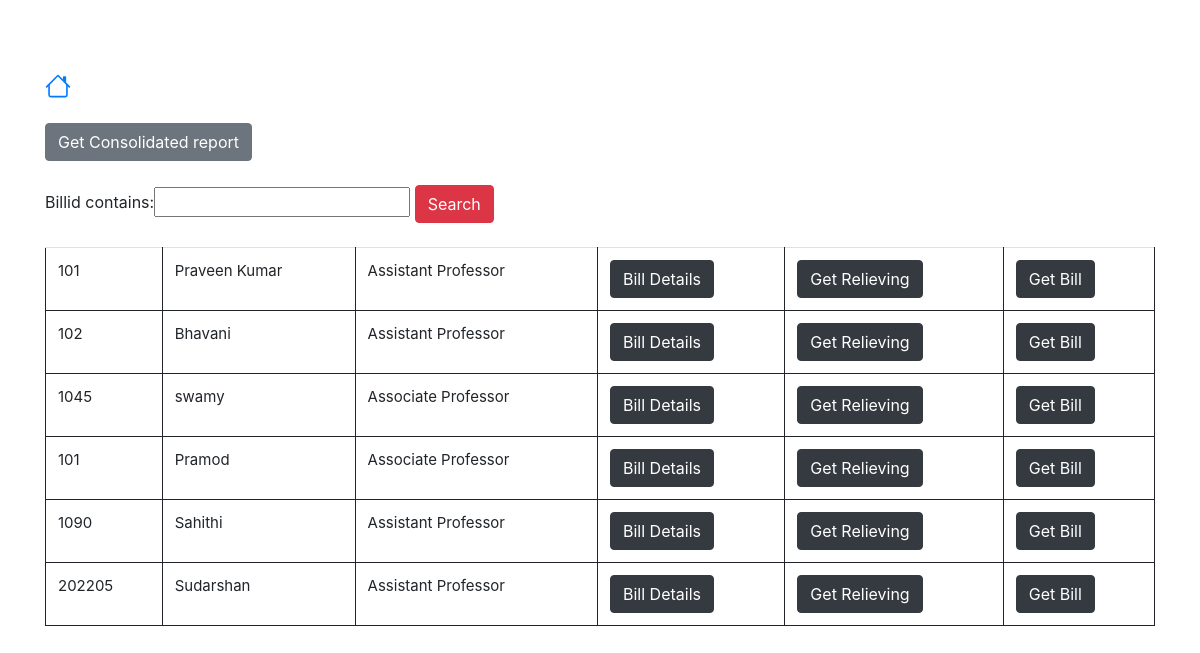
The page /autonomous-examsection/rem/ on the database its author committed.
### examsection/models.py (models this page shows)
class StaffDetails(models.Model):
    billid = models.CharField(max_length=10)
    Name_Of_Exam = models.CharField(max_length=100)
    Name_Of_Sub = models.CharField(max_length=100)
    branch_choices = [
        ('CIV', 'CIV'),
        ('MECH', 'MECH'),
        ('EEE', 'EEE'),
        ('ECE', 'ECE'),
        ('CSE', 'CSE'),
        ('AI&ML', 'AI&ML'),
        ('CAD', 'CAD')
    ]
    branch = models.CharField(max_length=10, choices=branch_choices)
    Name_Of_Staff = models.CharField(max_length=200)
    MobileNum = models.CharField(max_length=15)
    des_choices = [
        ('Associate Professor', 'Associate Professor'),
        ('Assistant Professor', 'Assistant Professor'),
        ('Sr. Assistant Professor', 'Sr. Assistant Professor'),
        ('Professor', 'Professor'),
        ('Others', 'Others')
    ]
    designation = models.CharField(max_length=40, choices=des_choices)
    Name_of_College = models.CharField(max_length=50)
    Name_of_Bank = models.CharField(max_length=100)
    Bank_Location = models.CharField(max_length=30)
    ifsc = models.CharField(max_length=20)
    acc_num = models.CharField(max_length=50)

### examsection/views.py (the view)
# urls.py: path('rem/', views.remuneration, name='remuneration'),
def remuneration(request):
    obs = StaffDetails.objects.all()
    myFilter = FormFilter(request.GET, queryset=obs)
    obs=myFilter.qs
    return render(request, "examsection/rem.html", {'obs': obs, 'myFilter':myFilter})

### examsection/templates/examsection/rem.html (shortened to what this page needs)
<!DOCTYPE html>
<html lang="en">
<head>
    <link rel="stylesheet" href="https://cdn.jsdelivr.net/npm/bootstrap@4.6.1/dist/css/bootstrap.min.css">
</head>
<body>
    <br>
    <br>
    <div class="container">
        <br>
        <a href="{% url 'index' %}">
    </a>
      <br>
      <br>
    <a href="{% url 'report' %}"><button class="btn btn-secondary">Get Consolidated report</button></a>
    <br>
    <br>
    <form action="" method="get">
        {{myFilter.form}}
        <button type="submit" class="btn btn-danger">Search</button>
    </form>
    <br>
    <table class="table mytable">
        {% for i in obs %}
        <tr>
            <td>{{i.billid}}</td>
            <td>{{i.Name_Of_Staff}}</td>
            <td>{{i.designation}}</td>
            <td> <a href="{% url 'bill' i.id %}"> <button class="btn btn-dark"> Bill Details</button> </a> </td>
            <td> <a href="{% url 'genRL' i.id %}"> <button class="btn btn-dark" >Get Relieving</button> </a> </td>
            <td><a href="{% url 'genbill' i.id %}"><button class="btn btn-dark">Get Bill</button></a></td>
        </tr>
        {% endfor %}
    </table>
</div>
</body>
</html>

### examsection/templates/examsection/rem.html (style rules this page uses)
.mytable { border:1px solid black; height:35px; font-size: 15px; border-collapse: collapse; }
th, td { border: 1px solid; }

### rows shown on the page
StaffDetails: billid "101", Name_Of_Staff "Praveen Kumar", designation "Assistant Professor"
StaffDetails: billid "102", Name_Of_Staff "Bhavani", designation "Assistant Professor"
StaffDetails: billid "1045", Name_Of_Staff "swamy", designation "Associate Professor"
StaffDetails: billid "101", Name_Of_Staff "Pramod", designation "Associate Professor"
StaffDetails: billid "1090", Name_Of_Staff "Sahithi", designation "Assistant Professor"
StaffDetails: billid "202205", Name_Of_Staff "Sudarshan", designation "Assistant Professor"
